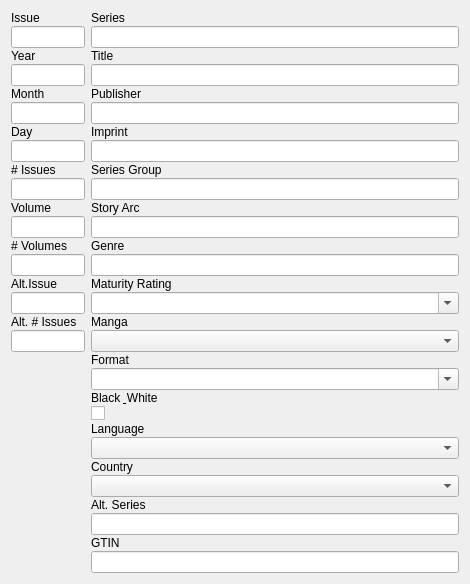
                <widget class="QWidget" name="scrollAreaWidgetContents">
                 <property name="enabled">
                  <bool>true</bool>
                 </property>
                 <property name="geometry">
                  <rect>
                   <x>0</x>
                   <y>0</y>
                   <width>470</width>
                   <height>520</height>
                  </rect>
                 </property>
                 <property name="sizePolicy">
                  <sizepolicy hsizetype="Expanding" vsizetype="Preferred">
                   <horstretch>0</horstretch>
                   <verstretch>0</verstretch>
                  </sizepolicy>
                 </property>
                 <property name="baseSize">
                  <size>
                   <width>0</width>
                   <height>0</height>
                  </size>
                 </property>
                 <property name="acceptDrops">
                  <bool>true</bool>
                 </property>
                 <layout class="QGridLayout" name="gridLayout_6">
                  <item row="0" column="0">
                   <layout class="QHBoxLayout" name="horizontalLayout_5" stretch="20,100">
                    <item>
                     <layout class="QFormLayout" name="formLayout_3">
                      <property name="fieldGrowthPolicy">
                       <enum>QFormLayout::FieldsStayAtSizeHint</enum>
                      </property>
                      <property name="rowWrapPolicy">
                       <enum>QFormLayout::WrapAllRows</enum>
                      </property>
                      <property name="labelAlignment">
                       <set>Qt::AlignRight|Qt::AlignTrailing|Qt::AlignVCenter</set>
                      </property>
                      <property name="horizontalSpacing">
                       <number>6</number>
                      </property>
                      <property name="verticalSpacing">
                       <number>1</number>
                      </property>
                      <item row="0" column="0">
                       <widget class="QLabel" name="label_4">
                        <property name="text">
                         <string>Issue</string>
                        </property>
                        <property name="buddy">
                         <cstring>leIssueNum</cstring>
                        </property>
                       </widget>
                      </item>
                      <item row="0" column="1">
                       <widget class="QLineEdit" name="leIssueNum">
                        <property name="acceptDrops">
                         <bool>false</bool>
                        </property>
                       </widget>
                      </item>
                      <item row="1" column="0">
                       <widget class="QLabel" name="label_6">
                        <property name="text">
                         <string>Year</string>
                        </property>
                        <property name="buddy">
                         <cstring>lePubYear</cstring>
                        </property>
                       </widget>
                      </item>
                      <item row="1" column="1">
                       <widget class="QLineEdit" name="lePubYear">
                        <property name="sizePolicy">
                         <sizepolicy hsizetype="Expanding" vsizetype="Fixed">
                          <horstretch>0</horstretch>
                          <verstretch>0</verstretch>
                         </sizepolicy>
                        </property>
                        <property name="maximumSize">
                         <size>
                          <width>16777215</width>
                          <height>16777215</height>
                         </size>
                        </property>
                        <property name="acceptDrops">
                         <bool>false</bool>
                        </property>
                        <property name="inputMethodHints">
                         <set>Qt::ImhDigitsOnly</set>
                        </property>
                       </widget>
                      </item>
                      <item row="2" column="0">
                       <widget class="QLabel" name="label_35">
                        <property name="text">
                         <string>Month</string>
                        </property>
                        <property name="buddy">
                         <cstring>lePubMonth</cstring>
                        </property>
                       </widget>
                      </item>
                      <item row="2" column="1">
                       <widget class="QLineEdit" name="lePubMonth">
                        <property name="sizePolicy">
                         <sizepolicy hsizetype="Expanding" vsizetype="Fixed">
                          <horstretch>0</horstretch>
                          <verstretch>0</verstretch>
                         </sizepolicy>
                        </property>
                        <property name="maximumSize">
                         <size>
                          <width>16777215</width>
                          <height>16777215</height>
                         </size>
                        </property>
                        <property name="acceptDrops">
                         <bool>false</bool>
                        </property>
                        <property name="inputMethodHints">
                         <set>Qt::ImhDigitsOnly</set>
                        </property>
                       </widget>
                      </item>
                      <item row="3" column="0">
                       <widget class="QLabel" name="lblDay">
                        <property name="text">
                         <string>Day</string>
                        </property>
                        <property name="buddy">
                         <cstring>lePubDay</cstring>
                        </property>
                       </widget>
                      </item>
                      <item row="3" column="1">
                       <widget class="QLineEdit" name="lePubDay">
                        <property name="sizePolicy">
                         <sizepolicy hsizetype="Expanding" vsizetype="Fixed">
                          <horstretch>0</horstretch>
                          <verstretch>0</verstretch>
                         </sizepolicy>
                        </property>
                        <property name="maximumSize">
                         <size>
                          <width>16777215</width>
                          <height>16777215</height>
                         </size>
                        </property>
                        <property name="acceptDrops">
                         <bool>false</bool>
                        </property>
                        <property name="inputMethodHints">
                         <set>Qt::ImhDigitsOnly</set>
                        </property>
                       </widget>
                      </item>
                      <item row="4" column="0">
                       <widget class="QLabel" name="label_5">
                        <property name="text">
                         <string># Issues</string>
                        </property>
                        <property name="buddy">
                         <cstring>leIssueCount</cstring>
                        </property>
                       </widget>
                      </item>
                      <item row="4" column="1">
                       <widget class="QLineEdit" name="leIssueCount">
                        <property name="acceptDrops">
                         <bool>false</bool>
                        </property>
                        <property name="inputMethodHints">
                         <set>Qt::ImhDigitsOnly</set>
                        </property>
                       </widget>
                      </item>
                      <item row="5" column="0">
                       <widget class="QLabel" name="label_9">
                        <property name="text">
                         <string>Volume</string>
                        </property>
                        <property name="buddy">
                         <cstring>leVolumeNum</cstring>
                        </property>
                       </widget>
                      </item>
                      <item row="5" column="1">
                       <widget class="QLineEdit" name="leVolumeNum">
                        <property name="acceptDrops">
                         <bool>false</bool>
                        </property>
                       </widget>
                      </item>
                      <item row="6" column="0">
                       <widget class="QLabel" name="label_12">
                        <property name="text">
                         <string># Volumes</string>
                        </property>
                        <property name="buddy">
                         <cstring>leVolumeCount</cstring>
                        </property>
                       </widget>
                      </item>
                      <item row="6" column="1">
                       <widget class="QLineEdit" name="leVolumeCount">
                        <property name="acceptDrops">
                         <bool>false</bool>
                        </property>
                        <property name="inputMethodHints">
                         <set>Qt::ImhDigitsOnly</set>
                        </property>
                       </widget>
                      </item>
                      <item row="7" column="0">
                       <widget class="QLabel" name="label_22">
                        <property name="text">
                         <string>Alt.Issue</string>
                        </property>
                        <property name="buddy">
                         <cstring>leAltIssueNum</cstring>
                        </property>
                       </widget>
                      </item>
                      <item row="7" column="1">
                       <widget class="QLineEdit" name="leAltIssueNum">
                        <property name="sizePolicy">
                         <sizepolicy hsizetype="Preferred" vsizetype="Fixed">
                          <horstretch>0</horstretch>
                          <verstretch>0</verstretch>
                         </sizepolicy>
                        </property>
                        <property name="acceptDrops">
                         <bool>false</bool>
                        </property>
                       </widget>
                      </item>
                      <item row="8" column="0">
                       <widget class="QLabel" name="label_23">
                        <property name="text">
                         <string>Alt. # Issues</string>
                        </property>
                        <property name="buddy">
                         <cstring>leAltIssueCount</cstring>
                        </property>
                       </widget>
                      </item>
                      <item row="8" column="1">
                       <widget class="QLineEdit" name="leAltIssueCount">
                        <property name="acceptDrops">
                         <bool>false</bool>
                        </property>
                       </widget>
                      </item>
                     </layout>
                    </item>
                    <item>
                     <layout class="QFormLayout" name="formLayout_2">
                      <property name="sizeConstraint">
                       <enum>QLayout::SetMinimumSize</enum>
                      </property>
                      <property name="fieldGrowthPolicy">
                       <enum>QFormLayout::AllNonFixedFieldsGrow</enum>
                      </property>
                      <property name="rowWrapPolicy">
                       <enum>QFormLayout::WrapAllRows</enum>
                      </property>
                      <property name="labelAlignment">
                       <set>Qt::AlignRight|Qt::AlignTrailing|Qt::AlignVCenter</set>
                      </property>
                      <property name="formAlignment">
                       <set>Qt::AlignLeading|Qt::AlignLeft|Qt::AlignTop</set>
                      </property>
                      <property name="horizontalSpacing">
                       <number>0</number>
                      </property>
                      <property name="verticalSpacing">
                       <number>1</number>
                      </property>
                      <item row="0" column="0">
                       <widget class="QLabel" name="label_2">
                        <property name="text">
                         <string>Series</string>
                        </property>
                        <property name="buddy">
                         <cstring>leSeries</cstring>
                        </property>
                       </widget>
                      </item>
                      <item row="0" column="1">
                       <widget class="QLineEdit" name="leSeries">
                        <property name="acceptDrops">
                         <bool>false</bool>
                        </property>
                       </widget>
                      </item>
                      <item row="1" column="0">
                       <widget class="QLabel" name="label_3">
                        <property name="text">
                         <string>Title</string>
                        </property>
                        <property name="buddy">
                         <cstring>leTitle</cstring>
                        </property>
                       </widget>
                      </item>
                      <item row="1" column="1">
                       <widget class="QLineEdit" name="leTitle">
                        <property name="acceptDrops">
                         <bool>false</bool>
                        </property>
                       </widget>
                      </item>
                      <item row="2" column="0">
                       <widget class="QLabel" name="label_8">
                        <property name="text">
                         <string>Publisher</string>
                        </property>
                        <property name="buddy">
                         <cstring>lePublisher</cstring>
                        </property>
                       </widget>
                      </item>
                      <item row="2" column="1">
                       <widget class="QLineEdit" name="lePublisher">
                        <property name="acceptDrops">
                         <bool>false</bool>
                        </property>
                       </widget>
                      </item>
                      <item row="3" column="0">
                       <widget class="QLabel" name="label_10">
                        <property name="text">
                         <string>Imprint</string>
                        </property>
                        <property name="buddy">
                         <cstring>leImprint</cstring>
                        </property>
                       </widget>
                      </item>
                      <item row="3" column="1">
                       <widget class="QLineEdit" name="leImprint">
                        <property name="sizePolicy">
                         <sizepolicy hsizetype="Expanding" vsizetype="Expanding">
                          <horstretch>0</horstretch>
                          <verstretch>0</verstretch>
                         </sizepolicy>
                        </property>
                        <property name="acceptDrops">
                         <bool>false</bool>
                        </property>
                       </widget>
                      </item>
                      <item row="4" column="0">
                       <widget class="QLabel" name="label_33">
                        <property name="text">
                         <string>Series Group</string>
                        </property>
                        <property name="buddy">
                         <cstring>leSeriesGroup</cstring>
                        </property>
                       </widget>
                      </item>
                      <item row="4" column="1">
                       <widget class="QLineEdit" name="leSeriesGroup">
                        <property name="acceptDrops">
                         <bool>false</bool>
                        </property>
                       </widget>
                      </item>
                      <item row="5" column="0">
                       <widget class="QLabel" name="label_25">
                        <property name="text">
                         <string>Story Arc</string>
                        </property>
                        <property name="buddy">
                         <cstring>leStoryArc</cstring>
                        </property>
                       </widget>
                      </item>
                      <item row="5" column="1">
                       <widget class="QLineEdit" name="leStoryArc">
                        <property name="acceptDrops">
                         <bool>false</bool>
                        </property>
                       </widget>
                      </item>
                      <item row="6" column="0">
                       <widget class="QLabel" name="label_24">
                        <property name="text">
                         <string>Genre</string>
                        </property>
                        <property name="buddy">
                         <cstring>leGenre</cstring>
                        </property>
                       </widget>
                      </item>
                      <item row="6" column="1">
                       <widget class="QLineEdit" name="leGenre">
                        <property name="acceptDrops">
                         <bool>false</bool>
                        </property>
                       </widget>
                      </item>
                      <item row="7" column="0">
                       <widget class="QLabel" name="label_18">
                        <property name="text">
                         <string>Maturity Rating</string>
                        </property>
                        <property name="buddy">
                         <cstring>cbMaturityRating</cstring>
                        </property>
                       </widget>
                      </item>
                      <item row="7" column="1">
                       <widget class="QComboBox" name="cbMaturityRating">
                        <property name="autoFillBackground">
                         <bool>false</bool>
                        </property>
                        <property name="editable">
                         <bool>true</bool>
                        </property>
                       </widget>
                      </item>
                      <item row="8" column="0">
                       <widget class="QLabel" name="label_31">
                        <property name="text">
                         <string>Manga</string>
                        </property>
                        <property name="buddy">
                         <cstring>cbManga</cstring>
                        </property>
                       </widget>
                      </item>
                      <item row="8" column="1">
                       <widget class="QComboBox" name="cbManga">
                        <property name="autoFillBackground">
                         <bool>false</bool>
                        </property>
                       </widget>
                      </item>
                      <item row="9" column="0">
                       <widget class="QLabel" name="label_26">
                        <property name="text">
                         <string>Format</string>
                        </property>
                        <property name="buddy">
                         <cstring>cbFormat</cstring>
                        </property>
                       </widget>
                      </item>
                      <item row="9" column="1">
                       <widget class="QComboBox" name="cbFormat">
                        <property name="sizePolicy">
                         <sizepolicy hsizetype="Preferred" vsizetype="Maximum">
                          <horstretch>0</horstretch>
                          <verstretch>0</verstretch>
                         </sizepolicy>
                        </property>
                        <property name="editable">
                         <bool>true</bool>
                        </property>
                       </widget>
                      </item>
                      <item row="10" column="0">
                       <widget class="QLabel" name="label_32">
                        <property name="text">
                         <string>Black &amp; White</string>
                        </property>
                        <property name="buddy">
                         <cstring>cbBW</cstring>
                        </property>
                       </widget>
                      </item>
                      <item row="10" column="1">
                       <widget class="QCheckBox" name="cbBW">
                        <property name="layoutDirection">
                         <enum>Qt::LeftToRight</enum>
                        </property>
                        <property name="autoFillBackground">
                         <bool>false</bool>
                        </property>
                        <property name="text">
                         <string/>
                        </property>
                       </widget>
                      </item>
                      <item row="11" column="0">
                       <widget class="QLabel" name="label_13">
                        <property name="text">
                         <string>Language</string>
                        </property>
                        <property name="buddy">
                         <cstring>cbLanguage</cstring>
                        </property>
                       </widget>
                      </item>
                      <item row="11" column="1">
                       <widget class="QComboBox" name="cbLanguage">
                        <property name="sizePolicy">
                         <sizepolicy hsizetype="Preferred" vsizetype="Preferred">
                          <horstretch>0</horstretch>
                          <verstretch>0</verstretch>
                         </sizepolicy>
                        </property>
                       </widget>
                      </item>
                      <item row="12" column="0">
                       <widget class="QLabel" name="label_14">
                        <property name="text">
                         <string>Country</string>
                        </property>
                        <property name="buddy">
                         <cstring>cbCountry</cstring>
                        </property>
                       </widget>
                      </item>
                      <item row="12" column="1">
                       <widget class="QComboBox" name="cbCountry">
                        <property name="sizePolicy">
                         <sizepolicy hsizetype="Preferred" vsizetype="Preferred">
                          <horstretch>0</horstretch>
                          <verstretch>0</verstretch>
                         </sizepolicy>
                        </property>
                       </widget>
                      </item>
                      <item row="13" column="0">
                       <widget class="QLabel" name="label_21">
                        <property name="text">
                         <string>Alt. Series</string>
                        </property>
                        <property name="buddy">
                         <cstring>leAltSeries</cstring>
                        </property>
                       </widget>
                      </item>
                      <item row="13" column="1">
                       <widget class="QLineEdit" name="leAltSeries">
                        <property name="acceptDrops">
                         <bool>false</bool>
                        </property>
                       </widget>
                      </item>
                      <item row="14" column="0">
                       <widget class="QLabel" name="label_34">
                        <property name="text">
                         <string>GTIN</string>
                        </property>
                        <property name="buddy">
                         <cstring>leGtin</cstring>
                        </property>
                       </widget>
                      </item>
                      <item row="14" column="1">
                       <widget class="QLineEdit" name="leGtin">
                        <property name="acceptDrops">
                         <bool>false</bool>
                        </property>
                       </widget>
                      </item>
                     </layout>
                    </item>
                   </layout>
                  </item>
                 </layout>
                </widget>
